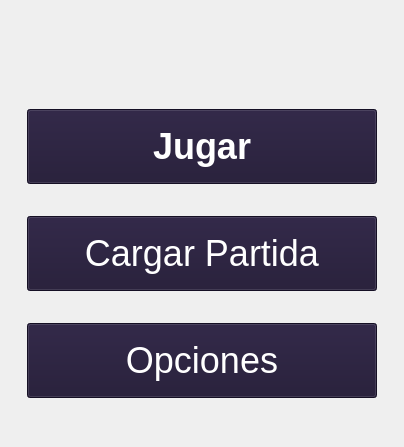
        <widget class="QWidget" name="pprincipal">
         <property name="maximumSize">
          <size>
           <width>1800</width>
           <height>1080</height>
          </size>
         </property>
         <layout class="QVBoxLayout" name="verticalLayout_3">
          <property name="spacing">
           <number>32</number>
          </property>
          <property name="leftMargin">
           <number>27</number>
          </property>
          <property name="topMargin">
           <number>49</number>
          </property>
          <property name="rightMargin">
           <number>27</number>
          </property>
          <property name="bottomMargin">
           <number>49</number>
          </property>
          <item>
           <widget class="QLabel" name="TituloJuego">
            <property name="maximumSize">
             <size>
              <width>1800</width>
              <height>600</height>
             </size>
            </property>
            <property name="styleSheet">
             <string notr="true">image: url(:/Resources/th.jpeg);</string>
            </property>
            <property name="text">
             <string>&lt;html&gt;&lt;head/&gt;&lt;body&gt;&lt;p align=&quot;center&quot;&gt;&lt;br/&gt;&lt;/p&gt;&lt;/body&gt;&lt;/html&gt;</string>
            </property>
           </widget>
          </item>
          <item alignment="Qt::AlignHCenter">
           <widget class="QPushButton" name="botonJugar">
            <property name="sizePolicy">
             <sizepolicy hsizetype="Preferred" vsizetype="Preferred">
              <horstretch>50</horstretch>
              <verstretch>0</verstretch>
             </sizepolicy>
            </property>
            <property name="minimumSize">
             <size>
              <width>350</width>
              <height>75</height>
             </size>
            </property>
            <property name="maximumSize">
             <size>
              <width>1800</width>
              <height>100</height>
             </size>
            </property>
            <property name="font">
             <font>
              <family>MS Sans Serif</family>
              <pointsize>27</pointsize>
              <bold>true</bold>
             </font>
            </property>
            <property name="cursor">
             <cursorShape>PointingHandCursor</cursorShape>
            </property>
            <property name="styleSheet">
             <string notr="true">color: white;
background-color: #1e1532;</string>
            </property>
            <property name="text">
             <string>Jugar</string>
            </property>
           </widget>
          </item>
          <item alignment="Qt::AlignHCenter">
           <widget class="QPushButton" name="botonCargar">
            <property name="sizePolicy">
             <sizepolicy hsizetype="Preferred" vsizetype="Preferred">
              <horstretch>50</horstretch>
              <verstretch>0</verstretch>
             </sizepolicy>
            </property>
            <property name="minimumSize">
             <size>
              <width>350</width>
              <height>75</height>
             </size>
            </property>
            <property name="maximumSize">
             <size>
              <width>1800</width>
              <height>100</height>
             </size>
            </property>
            <property name="font">
             <font>
              <family>MS Sans Serif</family>
              <pointsize>27</pointsize>
              <bold>false</bold>
             </font>
            </property>
            <property name="cursor">
             <cursorShape>PointingHandCursor</cursorShape>
            </property>
            <property name="styleSheet">
             <string notr="true">color: white;
background-color: #1e1532;</string>
            </property>
            <property name="text">
             <string>Cargar Partida</string>
            </property>
           </widget>
          </item>
          <item alignment="Qt::AlignHCenter">
           <widget class="QPushButton" name="botonSettings">
            <property name="sizePolicy">
             <sizepolicy hsizetype="Preferred" vsizetype="Preferred">
              <horstretch>50</horstretch>
              <verstretch>0</verstretch>
             </sizepolicy>
            </property>
            <property name="minimumSize">
             <size>
              <width>350</width>
              <height>75</height>
             </size>
            </property>
            <property name="maximumSize">
             <size>
              <width>1800</width>
              <height>100</height>
             </size>
            </property>
            <property name="font">
             <font>
              <family>MS Sans Serif</family>
              <pointsize>27</pointsize>
              <bold>false</bold>
             </font>
            </property>
            <property name="cursor">
             <cursorShape>PointingHandCursor</cursorShape>
            </property>
            <property name="styleSheet">
             <string notr="true">color: white;
background-color: #1e1532;</string>
            </property>
            <property name="text">
             <string>Opciones</string>
            </property>
           </widget>
          </item>
         </layout>
        </widget>
